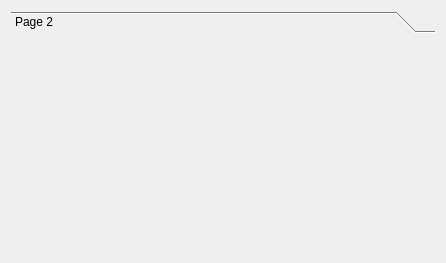
<?xml version="1.0" encoding="UTF-8"?>
<ui version="4.0">
 <class>UIGooeyFiAppQtWidget</class>
 <widget class="QWidget" name="UIGooeyFiAppQtWidget">
  <property name="geometry">
   <rect>
    <x>0</x>
    <y>0</y>
    <width>446</width>
    <height>263</height>
   </rect>
  </property>
  <property name="windowTitle">
   <string>UIGooeyFiAppQtWidget</string>
  </property>
  <layout class="QGridLayout" name="gridLayout">
   <item row="0" column="0">
    <widget class="QToolBox" name="m_toolbox">
     <property name="currentIndex">
      <number>0</number>
     </property>
     <widget class="QWidget" name="page_2">
      <property name="geometry">
       <rect>
        <x>0</x>
        <y>0</y>
        <width>424</width>
        <height>210</height>
       </rect>
      </property>
      <attribute name="label">
       <string>Page 2</string>
      </attribute>
     </widget>
    </widget>
   </item>
  </layout>
 </widget>
 <resources/>
 <connections/>
</ui>
